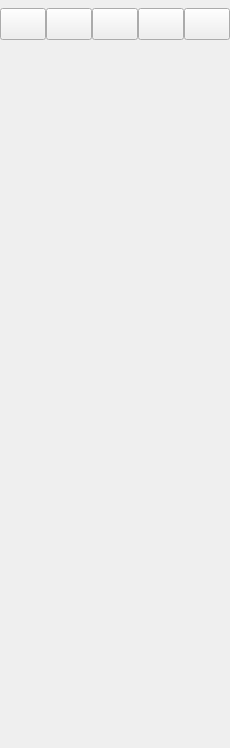
<?xml version="1.0" encoding="UTF-8"?>
<ui version="4.0">
 <class>ContextMenu</class>
 <widget class="QWidget" name="ContextMenu">
  <property name="geometry">
   <rect>
    <x>0</x>
    <y>0</y>
    <width>230</width>
    <height>748</height>
   </rect>
  </property>
  <property name="sizePolicy">
   <sizepolicy hsizetype="Fixed" vsizetype="MinimumExpanding">
    <horstretch>0</horstretch>
    <verstretch>0</verstretch>
   </sizepolicy>
  </property>
  <property name="minimumSize">
   <size>
    <width>230</width>
    <height>120</height>
   </size>
  </property>
  <property name="maximumSize">
   <size>
    <width>210</width>
    <height>16777215</height>
   </size>
  </property>
  <property name="windowTitle">
   <string>Form</string>
  </property>
  <property name="title" stdset="0">
   <string/>
  </property>
  <layout class="QVBoxLayout" name="verticalLayout">
   <property name="spacing">
    <number>8</number>
   </property>
   <property name="sizeConstraint">
    <enum>QLayout::SetMaximumSize</enum>
   </property>
   <property name="leftMargin">
    <number>0</number>
   </property>
   <property name="topMargin">
    <number>8</number>
   </property>
   <property name="rightMargin">
    <number>0</number>
   </property>
   <property name="bottomMargin">
    <number>8</number>
   </property>
   <item>
    <layout class="QHBoxLayout" name="horizontalLayout">
     <property name="spacing">
      <number>0</number>
     </property>
     <property name="sizeConstraint">
      <enum>QLayout::SetFixedSize</enum>
     </property>
     <property name="leftMargin">
      <number>0</number>
     </property>
     <property name="topMargin">
      <number>0</number>
     </property>
     <property name="rightMargin">
      <number>0</number>
     </property>
     <property name="bottomMargin">
      <number>0</number>
     </property>
     <item>
      <widget class="IconButton" name="zoomIn">
       <property name="minimumSize">
        <size>
         <width>0</width>
         <height>32</height>
        </size>
       </property>
       <property name="text">
        <string/>
       </property>
       <property name="icon">
        <iconset resource="../resources.qrc">
         <normaloff>:/res/icons/buttons/zoom-in16.png</normaloff>:/res/icons/buttons/zoom-in16.png</iconset>
       </property>
      </widget>
     </item>
     <item>
      <widget class="IconButton" name="zoomOut">
       <property name="minimumSize">
        <size>
         <width>0</width>
         <height>32</height>
        </size>
       </property>
       <property name="text">
        <string/>
       </property>
       <property name="icon">
        <iconset resource="../resources.qrc">
         <normaloff>:/res/icons/buttons/zoom-out16.png</normaloff>:/res/icons/buttons/zoom-out16.png</iconset>
       </property>
      </widget>
     </item>
     <item>
      <widget class="IconButton" name="zoomOriginal">
       <property name="minimumSize">
        <size>
         <width>0</width>
         <height>32</height>
        </size>
       </property>
       <property name="text">
        <string/>
       </property>
       <property name="icon">
        <iconset resource="../resources.qrc">
         <normaloff>:/res/icons/buttons/zoom-original16.png</normaloff>:/res/icons/buttons/zoom-original16.png</iconset>
       </property>
      </widget>
     </item>
     <item>
      <widget class="IconButton" name="fitWidth">
       <property name="minimumSize">
        <size>
         <width>0</width>
         <height>32</height>
        </size>
       </property>
       <property name="text">
        <string/>
       </property>
       <property name="icon">
        <iconset resource="../resources.qrc">
         <normaloff>:/res/icons/buttons/fit-width16.png</normaloff>:/res/icons/buttons/fit-width16.png</iconset>
       </property>
      </widget>
     </item>
     <item>
      <widget class="IconButton" name="fitWindow">
       <property name="minimumSize">
        <size>
         <width>0</width>
         <height>32</height>
        </size>
       </property>
       <property name="text">
        <string/>
       </property>
       <property name="icon">
        <iconset resource="../resources.qrc">
         <normaloff>:/res/icons/buttons/view-fullscreen16.png</normaloff>:/res/icons/buttons/view-fullscreen16.png</iconset>
       </property>
      </widget>
     </item>
    </layout>
   </item>
   <item>
    <layout class="QVBoxLayout" name="verticalLayout_2">
     <property name="spacing">
      <number>0</number>
     </property>
     <property name="sizeConstraint">
      <enum>QLayout::SetFixedSize</enum>
     </property>
     <property name="leftMargin">
      <number>0</number>
     </property>
     <property name="topMargin">
      <number>0</number>
     </property>
     <property name="rightMargin">
      <number>0</number>
     </property>
     <property name="bottomMargin">
      <number>0</number>
     </property>
     <item>
      <widget class="ContextMenuItem" name="rotateLeft" native="true"/>
     </item>
     <item>
      <widget class="ContextMenuItem" name="rotateRight" native="true"/>
     </item>
     <item>
      <widget class="ContextMenuItem" name="flipH" native="true"/>
     </item>
     <item>
      <widget class="ContextMenuItem" name="flipV" native="true"/>
     </item>
     <item>
      <widget class="ContextMenuItem" name="crop" native="true"/>
     </item>
     <item>
      <widget class="ContextMenuItem" name="resize" native="true"/>
     </item>
     <item>
      <widget class="ContextMenuItem" name="copy" native="true"/>
     </item>
     <item>
      <widget class="ContextMenuItem" name="move" native="true"/>
     </item>
     <item>
      <widget class="ContextMenuItem" name="trash" native="true"/>
     </item>
     <item>
      <widget class="ContextMenuItem" name="folderView" native="true"/>
     </item>
     <item>
      <widget class="ContextMenuItem" name="settings" native="true"/>
     </item>
    </layout>
   </item>
  </layout>
 </widget>
 <customwidgets>
  <customwidget>
   <class>IconButton</class>
   <extends>QPushButton</extends>
   <header>gui/customwidgets/iconbutton.h</header>
  </customwidget>
  <customwidget>
   <class>ContextMenuItem</class>
   <extends>QWidget</extends>
   <header>gui/customwidgets/contextmenuitem.h</header>
   <container>1</container>
  </customwidget>
 </customwidgets>
 <resources>
  <include location="../resources.qrc"/>
 </resources>
 <connections/>
</ui>
